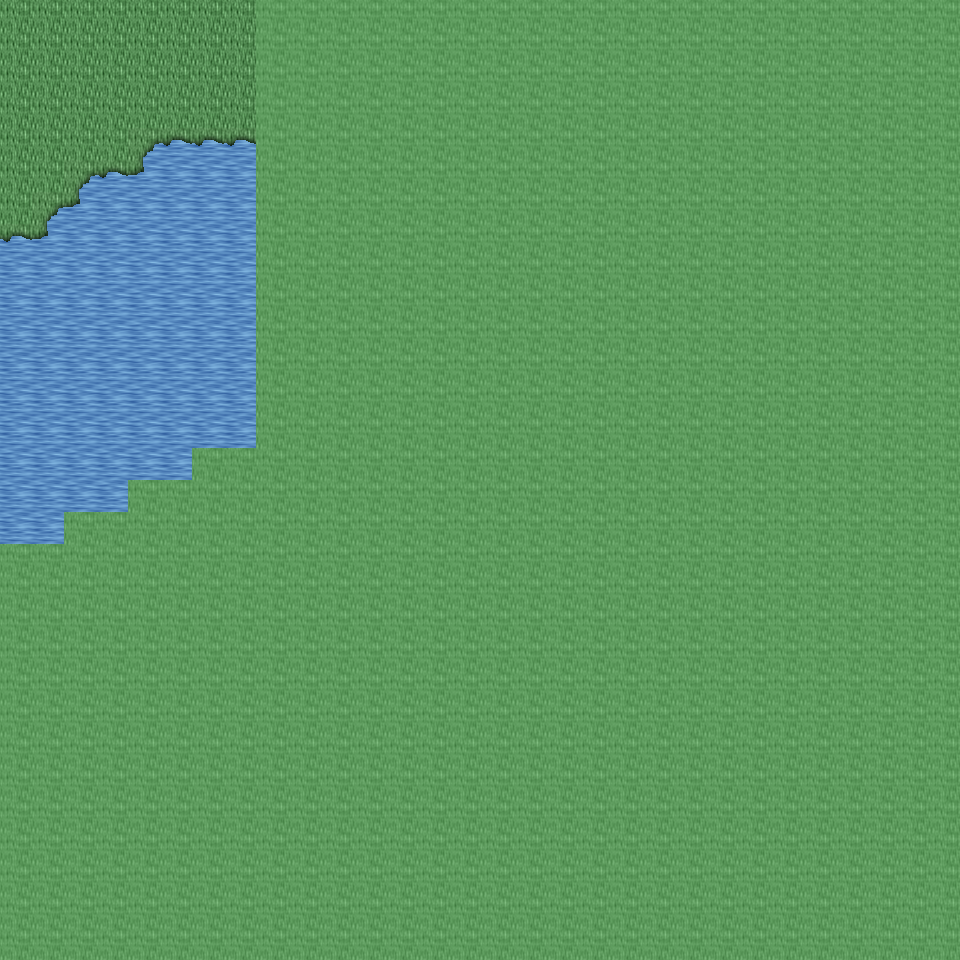

The image is a tile-based game level rendered from a .tmx file. Its description and source (layers, tilesets, objects; grid data summarised) follow:
An orthogonal 30x30 tile map with 32x32 px tiles, 6 tile layers (Ground, Object, Object2, Above, ...), 28 tilesets and 2 objects (2x mapchange).

<map version="1.0" orientation="orthogonal" renderorder="right-down" width="30" height="30" tilewidth="32" tileheight="32" nextobjectid="3">
  <tileset firstgid="1" name="tileset_ground_ground" tilewidth="32" tileheight="32" tilecount="33" columns="3">
    <image source="../drawable/tileset_ground_ground.png" width="96" height="352" />
  </tileset>
  <tileset firstgid="34" name="tileset_ground_ground_2" tilewidth="32" tileheight="32" tilecount="4" columns="4">
    <image source="../drawable/tileset_ground_ground_2.png" width="128" height="32" />
  </tileset>
  <tileset firstgid="38" name="tileset_ground_water_pool" tilewidth="32" tileheight="32" tilecount="72" columns="3">
    <image source="../drawable/tileset_ground_water_pool.png" width="96" height="768" />
  </tileset>
  <tileset firstgid="110" name="tileset_ground_ridge_earth_dark" tilewidth="32" tileheight="32" tilecount="96" columns="12">
    <image source="../drawable/tileset_ground_ridge_earth_dark.png" width="384" height="256" />
  </tileset>
  <tileset firstgid="206" name="tileset_plant_grasses" tilewidth="32" tileheight="32" tilecount="6" columns="3">
    <image source="../drawable/tileset_plant_grasses.png" width="96" height="64" />
  </tileset>
  <tileset firstgid="212" name="tileset_ground_rock_pebbles" tilewidth="32" tileheight="32" tilecount="3" columns="1">
    <image source="../drawable/tileset_ground_rock_pebbles.png" width="32" height="96" />
  </tileset>
  <tileset firstgid="215" name="tileset_plant_flower_daisy_yellow" tilewidth="32" tileheight="32" tilecount="8" columns="2">
    <image source="../drawable/tileset_plant_flower_daisy_yellow.png" width="64" height="128" />
  </tileset>
  <tileset firstgid="223" name="tileset_plant_flower_daisy_white" tilewidth="32" tileheight="32" tilecount="8" columns="2">
    <image source="../drawable/tileset_plant_flower_daisy_white.png" width="64" height="128" />
  </tileset>
  <tileset firstgid="231" name="tileset_ground_grass_edges" tilewidth="32" tileheight="32" tilecount="36" columns="12">
    <image source="../drawable/tileset_ground_grass_edges.png" width="384" height="96" />
  </tileset>
  <tileset firstgid="267" name="tileset_ground_earth_edges" tilewidth="32" tileheight="32" tilecount="18" columns="6">
    <image source="../drawable/tileset_ground_earth_edges.png" width="192" height="96" />
  </tileset>
  <tileset firstgid="285" name="tileset_ground_grass_corners" tilewidth="32" tileheight="32" tilecount="24" columns="6">
    <image source="../drawable/tileset_ground_grass_corners.png" width="192" height="128" />
  </tileset>
  <tileset firstgid="309" name="tileset_ground_square_paving" tilewidth="32" tileheight="32" tilecount="1" columns="1">
    <image source="../drawable/tileset_ground_square_paving.png" width="32" height="32" />
  </tileset>
  <tileset firstgid="310" name="tileset_plant_flower_daisy_red" tilewidth="32" tileheight="32" tilecount="8" columns="2">
    <image source="../drawable/tileset_plant_flower_daisy_red.png" width="64" height="128" />
  </tileset>
  <tileset firstgid="318" name="tileset_plant_flower_daisy_blue" tilewidth="32" tileheight="32" tilecount="8" columns="2">
    <image source="../drawable/tileset_plant_flower_daisy_blue.png" width="64" height="128" />
  </tileset>
  <tileset firstgid="326" name="tileset_plant_tree_tree_darkgreen" tilewidth="32" tileheight="32" tilecount="88" columns="8">
    <image source="../drawable/tileset_plant_tree_tree_darkgreen.png" width="256" height="352" />
  </tileset>
  <tileset firstgid="414" name="tileset_object_well" tilewidth="32" tileheight="32" tilecount="4" columns="2">
    <image source="../drawable/tileset_object_well.png" width="64" height="64" />
  </tileset>
  <tileset firstgid="418" name="tileset_plant_bush_bushes" tilewidth="32" tileheight="32" tilecount="10" columns="5">
    <image source="../drawable/tileset_plant_bush_bushes.png" width="160" height="64" />
  </tileset>
  <tileset firstgid="428" name="tileset_ground_eye" tilewidth="32" tileheight="32" tilecount="9" columns="3">
    <image source="../drawable/tileset_ground_eye.png" width="96" height="96" />
  </tileset>
  <tileset firstgid="437" name="tileset_plant_stump_rectangular" tilewidth="32" tileheight="32" tilecount="4" columns="2">
    <image source="../drawable/tileset_plant_stump_rectangular.png" width="64" height="64" />
  </tileset>
  <tileset firstgid="441" name="tileset_item_gothic_large_gravestone" tilewidth="32" tileheight="32" tilecount="9" columns="3">
    <image source="../drawable/tileset_item_gothic_large_gravestone.png" width="96" height="96" />
  </tileset>
  <tileset firstgid="450" name="tileset_logic_collision" tilewidth="32" tileheight="32" tilecount="1" columns="1">
    <image source="../drawable/tileset_logic_collision.png" width="32" height="32" />
  </tileset>
  <tileset firstgid="451" name="tileset_ground_rock_rubble" tilewidth="32" tileheight="32" tilecount="9" columns="3">
    <image source="../drawable/tileset_ground_rock_rubble.png" width="96" height="96" />
  </tileset>
  <tileset firstgid="460" name="tileset_ground_rock_rocks_3" tilewidth="32" tileheight="32" tilecount="16" columns="4">
    <image source="../drawable/tileset_ground_rock_rocks_3.png" width="128" height="128" />
  </tileset>
  <tileset firstgid="476" name="tileset_ground_rock_large_boulder" tilewidth="32" tileheight="32" tilecount="9" columns="3">
    <image source="../drawable/tileset_ground_rock_large_boulder.png" width="96" height="96" />
  </tileset>
  <tileset firstgid="485" name="tileset_ground_rock_large_pebble" tilewidth="32" tileheight="32" tilecount="2" columns="2">
    <image source="../drawable/tileset_ground_rock_large_pebble.png" width="64" height="32" />
  </tileset>
  <tileset firstgid="487" name="tileset_ground_rock_rocks_2" tilewidth="32" tileheight="32" tilecount="4" columns="2">
    <image source="../drawable/tileset_ground_rock_rocks_2.png" width="64" height="64" />
  </tileset>
  <tileset firstgid="491" name="tileset_ground_green_paving" tilewidth="32" tileheight="32" tilecount="18" columns="3">
    <image source="../drawable/tileset_ground_green_paving.png" width="96" height="192" />
  </tileset>
  <tileset firstgid="509" name="tileset_building_castle" tilewidth="32" tileheight="32" tilecount="320" columns="20">
    <image source="../drawable/tileset_building_castle.png" width="640" height="512" />
  </tileset>
  <layer name="Ground" width="30" height="30">
    <data>[900 cells, 900 non-empty, 6 distinct tile ids]</data>
  </layer>
  <layer name="Object" width="30" height="30">
    <data>[900 cells, 99 non-empty, 11 distinct tile ids]</data>
  </layer>
  <layer name="Object2" width="30" height="30">
    <data>[900 cells, 0 non-empty, 0 distinct tile ids]</data>
  </layer>
  <layer name="Above" width="30" height="30">
    <data>[900 cells, 0 non-empty, 0 distinct tile ids]</data>
  </layer>
  <layer name="Above2" width="30" height="30">
    <data>[900 cells, 0 non-empty, 0 distinct tile ids]</data>
  </layer>
  <layer name="Walkable" width="30" height="30">
    <data>[900 cells, 776 non-empty, 1 distinct tile ids]</data>
  </layer>
  <objectgroup name="MapEvents">
    <object id="1" name="north" type="mapchange" x="0" y="0" width="256" height="32">
      <properties>
        <property name="map" value="0_ados_mountain_n2_w2_x3_y2" />
        <property name="place" value="south" />
      </properties>
    </object>
    <object id="2" name="west" type="mapchange" x="0" y="0" width="32" height="544">
      <properties>
        <property name="map" value="0_ados_mountain_n2_w2_x2_y3" />
        <property name="place" value="east" />
      </properties>
    </object>
  </objectgroup>
</map>
